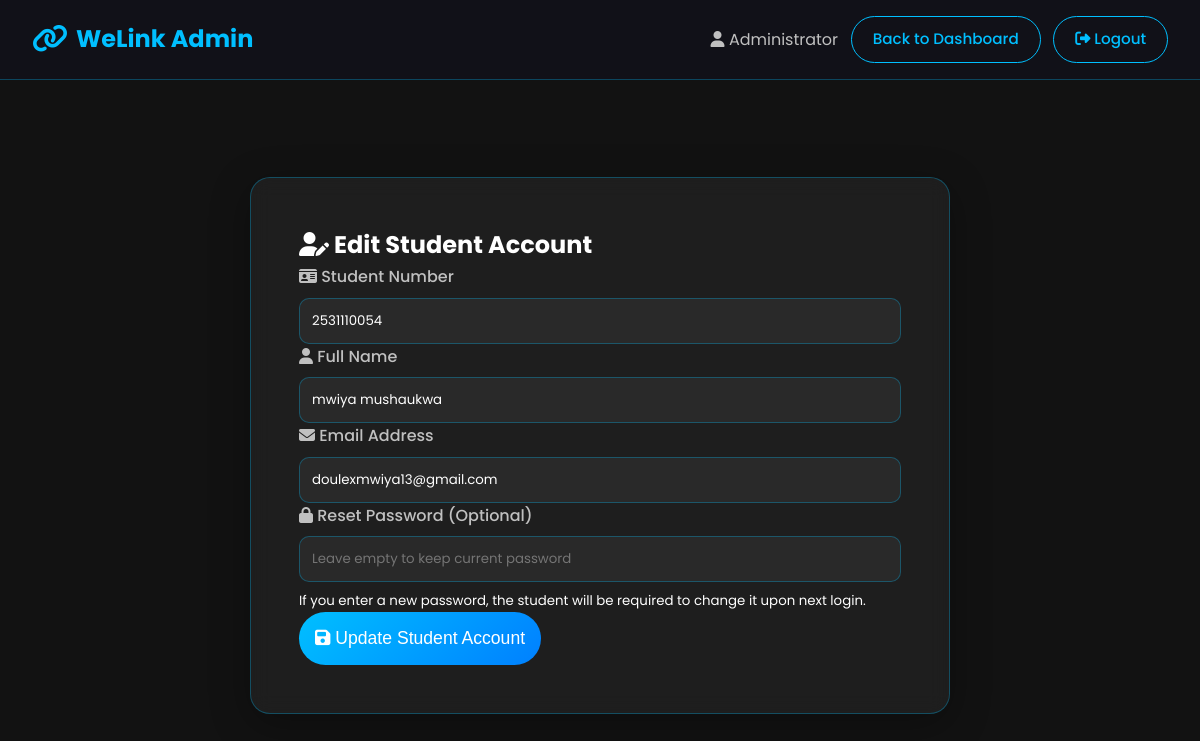
/admin/edit-student/3 (signed in), run on the app's committed database.
### models.py (models this page shows, shortened)
class User(UserMixin, db.Model):
    __tablename__ = 'users'
    id = db.Column(db.Integer, primary_key=True)
    student_number = db.Column(db.String(20), unique=True, nullable=False)
    name = db.Column(db.String(100), nullable=False)
    email = db.Column(db.String(100), unique=True, nullable=False)
    password_hash = db.Column(db.String(255), nullable=False)
    role = db.Column(db.String(10), default='user')
    must_change_password = db.Column(db.Boolean, default=False)
    account_approved = db.Column(db.Boolean, default=False)
    profile_picture = db.Column(db.String(255))
    date_created = db.Column(db.DateTime, default=datetime.utcnow)
    lost_items = db.relationship('LostItem', backref='user', lazy=True, cascade='all, delete-orphan')
    found_items = db.relationship('FoundItem', backref='user', lazy=True, cascade='all, delete-orphan')
    notifications = db.relationship('Notification', backref='user', lazy=True, cascade='all, delete-orphan')
    posts = db.relationship('Post', backref='user', lazy='dynamic', cascade='all, delete-orphan')
    comments = db.relationship('Comment', backref='user', lazy='dynamic', cascade='all, delete-orphan')
    post_likes = db.relationship('PostLike', backref='user', lazy='dynamic', cascade='all, delete-orphan')

### app.py (the view, shortened to what this page needs)
@app.route('/admin/edit-student/<int:user_id>', methods=['GET', 'POST'])
@login_required
def admin_edit_student(user_id):
    if current_user.role != 'admin':
        flash('Access denied!', 'error')
        return redirect(url_for('dashboard'))
    student = User.query.get_or_404(user_id)
    if student.role == 'admin':
        flash('Cannot edit admin accounts!', 'error')
        return redirect(url_for('admin_dashboard'))
    return render_template('admin_edit_student.html', student=student)

### app.py (called while the page is built)
@login_manager.user_loader
def load_user(user_id):
    return User.query.get(int(user_id))

@app.before_request
def check_password_change():
    if current_user.is_authenticated and current_user.must_change_password:
        allowed_endpoints = ['change_password', 'logout', 'static']
        if request.endpoint not in allowed_endpoints:
            return redirect(url_for('change_password'))

### templates/admin_edit_student.html (shortened to what this page needs)
{% extends "base.html" %}
{% block content %}
<div class="dashboard-page">
    <nav class="dashboard-nav">
        <div class="nav-container">
            <div class="logo">
                <i class="fas fa-link"></i>
                <span>WeLink Admin</span>
            </div>
            <div class="nav-links">
                <span class="user-name"><i class="fas fa-user"></i> {{ current_user.name }}</span>
                <a href="{{ url_for('admin_dashboard') }}" class="btn-secondary">Back to Dashboard</a>
                <a href="{{ url_for('logout') }}" class="btn-logout"><i class="fas fa-sign-out-alt"></i> Logout</a>
            </div>
        </div>
    </nav>
    <div class="form-page">
        <div class="form-container">
            <h2><i class="fas fa-user-edit"></i> Edit Student Account</h2>
            <form method="POST" class="form">
                <div class="form-group">
                    <label for="student_number"><i class="fas fa-id-card"></i> Student Number</label>
                    <input type="text" id="student_number" name="student_number" required value="{{ student.student_number }}">
                </div>
                <div class="form-group">
                    <label for="name"><i class="fas fa-user"></i> Full Name</label>
                    <input type="text" id="name" name="name" required value="{{ student.name }}">
                </div>
                <div class="form-group">
                    <label for="email"><i class="fas fa-envelope"></i> Email Address</label>
                    <input type="email" id="email" name="email" required value="{{ student.email }}">
                </div>
                <div class="form-group">
                    <label for="reset_password"><i class="fas fa-lock"></i> Reset Password (Optional)</label>
                    <input type="text" id="reset_password" name="reset_password" placeholder="Leave empty to keep current password">
                    <small>If you enter a new password, the student will be required to change it upon next login.</small>
                </div>
                <button type="submit" class="btn-submit"><i class="fas fa-save"></i> Update Student Account</button>
            </form>
        </div>
    </div>
</div>
{% endblock %}

### static/css/style.css (style rules this page uses)
* { margin: 0; padding: 0; box-sizing: border-box; }
:root { --electric-blue: #00BFFF; --jet-black: #121212; --white: #FFFFFF; --silver: #C0C0C0; --dark-bg: #1a1a1a; --card-bg: rgba(255, 255, 255, 0.05); --glow: 0 0 20px rgba(0, 191, 255, 0.5); }
body { font-family: 'Poppins', sans-serif; background: var(--jet-black); color: var(--white); line-height: 1.6; }
.navbar, .dashboard-nav { background: rgba(18, 18, 26, 0.9); backdrop-filter: blur(10px); padding: 1rem 0; position: sticky; top: 0; z-index: 100; border-bottom: 1px solid rgba(0, 191, 255, 0.3); }
.nav-container { max-width: 1200px; margin: 0 auto; padding: 0 2rem; display: flex; justify-content: space-between; align-items: center; }
.logo { display: flex; align-items: center; gap: 0.5rem; font-size: 1.5rem; font-weight: 700; color: var(--electric-blue); }
.logo i { font-size: 1.8rem; }
.nav-links { display: flex; gap: 0.8rem; align-items: center; flex-wrap: nowrap; }
.btn-primary, .btn-secondary, .btn-glow, .btn-outline, .btn-submit, .btn-logout, .btn-admin-login { padding: 0.65rem 1.3rem; border-radius: 50px; text-decoration: none; font-weight: 500; transition: all 0.3s ease; border: none; cursor: pointer; display: inline-block; white-space: nowrap; font-size: 0.95rem; }
.btn-secondary { background: transparent; border: 1px solid var(--electric-blue); color: var(--electric-blue); }
.form-group { display: flex; flex-direction: column; gap: 0.5rem; }
.form-group label { color: var(--silver); font-weight: 500; }
.form-group input, .form-group textarea, .form-group select { background: rgba(255, 255, 255, 0.05); border: 1px solid rgba(0, 191, 255, 0.3); border-radius: 10px; padding: 0.75rem; color: var(--white); font-family: inherit; }
.btn-submit { background: linear-gradient(135deg, var(--electric-blue), #0080ff); color: var(--white); padding: 1rem; font-size: 1.1rem; }
.form-page { min-height: calc(100vh - 70px); display: flex; align-items: center; justify-content: center; padding: 2rem; background: var(--jet-black); }
.form-container { background: var(--card-bg); border: 1px solid rgba(0, 191, 255, 0.3); border-radius: 20px; padding: 3rem; max-width: 700px; width: 100%; backdrop-filter: blur(10px); box-shadow: 0 10px 40px rgba(0, 0, 0, 0.3); }
.user-name { color: var(--silver); }
.btn-logout { background: transparent; border: 1px solid var(--electric-blue); color: var(--electric-blue); }

### data on the page
User: name "Administrator"
User: student_number "2531110054", name "mwiya mushaukwa", email "doulexmwiya13@gmail.com"
